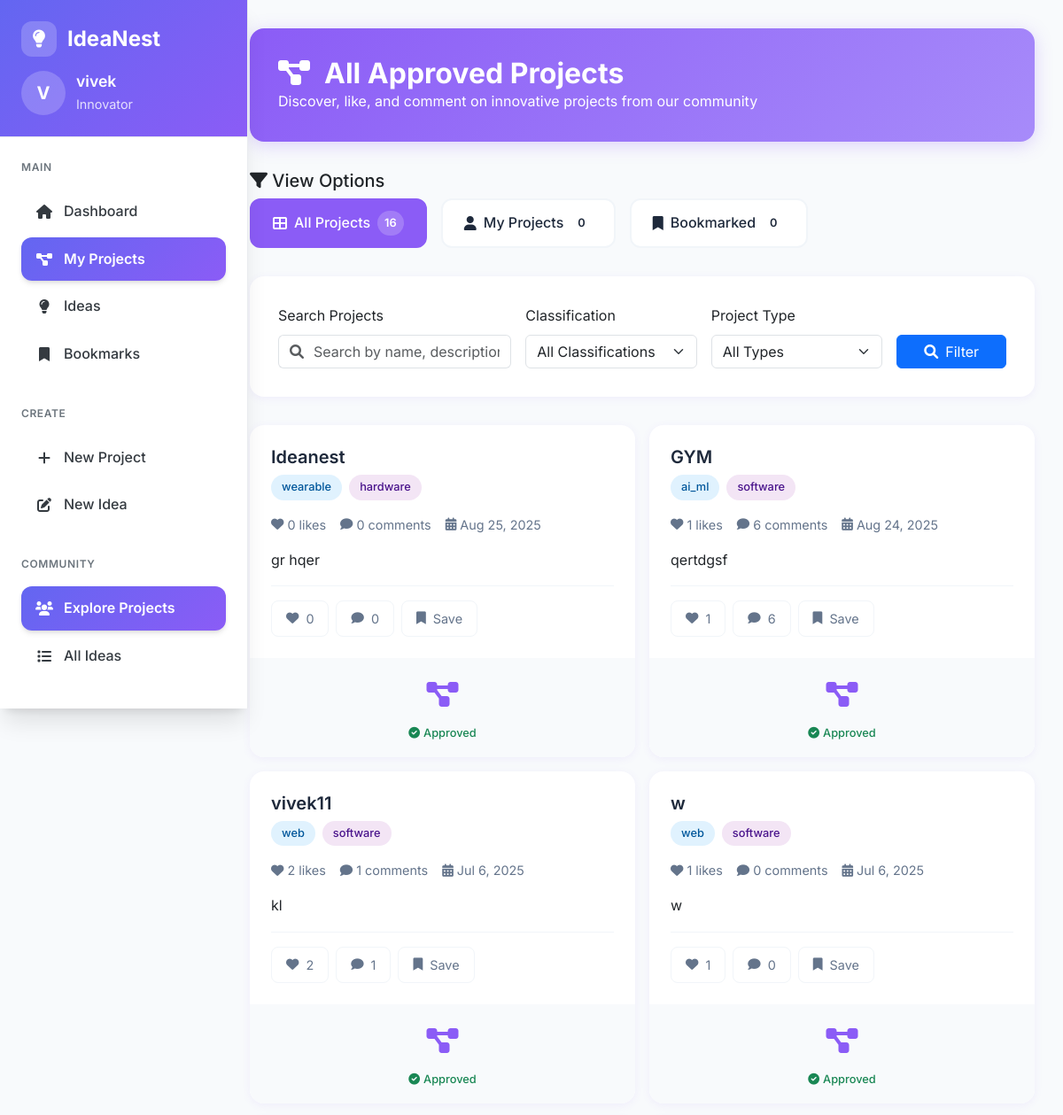
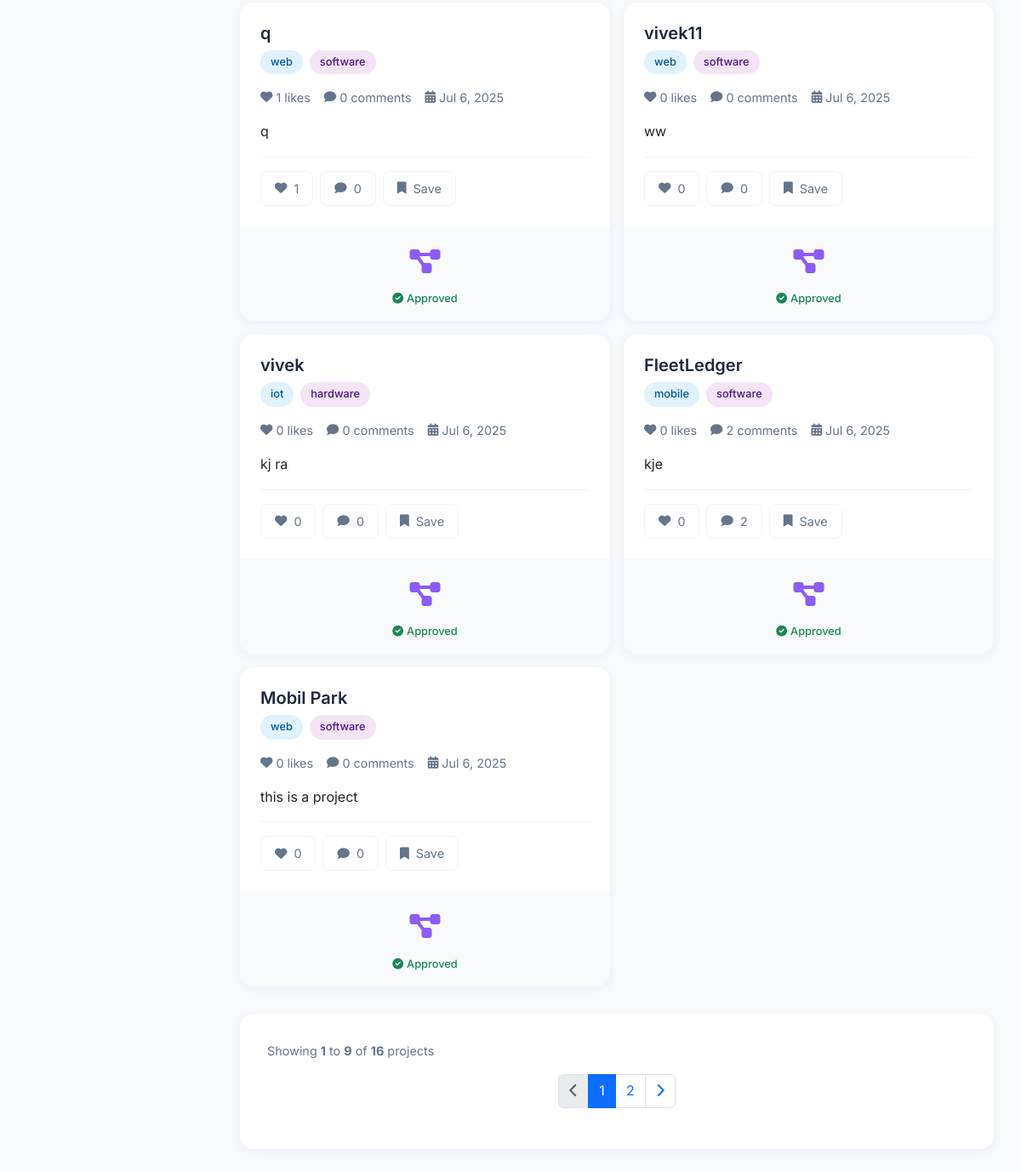
/user/all_projects.php, run on the app's committed database (2 pictures, top to bottom).
### tables this page shows
CREATE TABLE `admin_approved_projects` (
  `id` int(5) NOT NULL,
  `user_id` varchar(255) DEFAULT NULL,
  `project_name` varchar(255) NOT NULL,
  `project_type` varchar(50) NOT NULL,
  `classification` varchar(100) DEFAULT NULL,
  `project_category` varchar(100) DEFAULT NULL,
  `difficulty_level` enum('beginner','intermediate','advanced','expert') DEFAULT NULL,
  `development_time` varchar(50) DEFAULT NULL,
  `team_size` varchar(50) DEFAULT NULL,
  `target_audience` text DEFAULT NULL,
  `project_goals` text DEFAULT NULL,
  `challenges_faced` text DEFAULT NULL,
  `future_enhancements` text DEFAULT NULL,
  `github_repo` varchar(255) DEFAULT NULL,
  `live_demo_url` varchar(255) DEFAULT NULL,
  `project_license` varchar(100) DEFAULT NULL,
  `keywords` varchar(500) DEFAULT NULL,
  `contact_email` varchar(255) DEFAULT NULL,
  `social_links` text DEFAULT NULL,
  `description` text NOT NULL,
  `language` varchar(100) NOT NULL,
  `image_path` varchar(255) DEFAULT NULL,
  `video_path` varchar(255) DEFAULT NULL,
  `code_file_path` varchar(255) DEFAULT NULL,
  `instruction_file_path` varchar(255) DEFAULT NULL,
  `presentation_file_path` varchar(255) DEFAULT NULL,
  `additional_files_path` varchar(255) DEFAULT NULL,
  `submission_date` timestamp NULL DEFAULT current_timestamp(),
  `status` enum('pending','approved','rejected') NOT NULL DEFAULT 'pending'
);

### user/all_projects.php (the view, shortened to what this page needs)
<?php
include '../Login/Login/db.php';
$session_id = session_id();
$create_temp_ownership = "CREATE TABLE IF NOT EXISTS temp_project_ownership (
    project_id INT NOT NULL,
    user_session VARCHAR(255) NOT NULL,
    created_at TIMESTAMP DEFAULT CURRENT_TIMESTAMP,
    PRIMARY KEY (project_id, user_session),
    INDEX idx_session (user_session)
)";
$conn->query($create_temp_ownership);
$search = isset($_GET['search']) ? trim($_GET['search']) : '';
$view_filter = isset($_GET['view']) ? trim($_GET['view']) : 'all';
$projects_per_page = 9;
$current_page_num = isset($_GET['page']) ? max(1, intval($_GET['page'])) : 1;
$offset = ($current_page_num - 1) * $projects_per_page;
$count_sql = "SELECT COUNT(*) as total FROM admin_approved_projects ap";
$count_joins = "";
$count_conditions = " WHERE 1=1";
$count_sql .= $count_joins . $count_conditions;
$count_stmt = $conn->prepare($count_sql);
$count_stmt->execute();
$total_projects = $count_stmt->get_result()->fetch_assoc()['total'];
$total_pages = ceil($total_projects / $projects_per_page);
$sql = "SELECT ap.*,
               CASE WHEN b.project_id IS NOT NULL THEN 1 ELSE 0 END AS is_bookmarked,
               CASE WHEN tpo.project_id IS NOT NULL THEN 1 ELSE 0 END AS is_owner,
               CASE WHEN pl.project_id IS NOT NULL THEN 1 ELSE 0 END AS is_liked,
               COALESCE(like_counts.total_likes, 0) AS total_likes,
               COALESCE(comment_counts.total_comments, 0) AS total_comments
        FROM admin_approved_projects ap
        LEFT JOIN bookmark b ON ap.id = b.project_id AND b.user_id = ?
        LEFT JOIN temp_project_ownership tpo ON ap.id = tpo.project_id AND tpo.user_session = ?
        LEFT JOIN project_likes pl ON ap.id = pl.project_id AND pl.user_id = ?
        LEFT JOIN (
            SELECT project_id, COUNT(*) as total_likes
            FROM project_likes
            GROUP BY project_id
        ) like_counts ON ap.id = like_counts.project_id
        LEFT JOIN (
            SELECT project_id, COUNT(*) as total_comments
            FROM project_comments
            WHERE is_deleted = 0
            GROUP BY project_id
        ) comment_counts ON ap.id = comment_counts.project_id";
$main_conditions = " WHERE 1=1";
$params = [$session_id, $session_id, $session_id];
$types = "sss";
$sql .= $main_conditions;
$sql .= " ORDER BY ap.submission_date DESC LIMIT ? OFFSET ?";
$params[] = $projects_per_page;
$params[] = $offset;
$types .= "ii";
$stmt = $conn->prepare($sql);
$stmt->bind_param($types, ...$params);
$stmt->execute();
$result = $stmt->get_result();
$projects = [];
if ($result && $result->num_rows > 0) {
    while ($row = $result->fetch_assoc()) {
        $projects[] = $row;
    }
}
if (!empty($projects)) {
    $demo_values = [];
    foreach ($projects as $index => $project) {
        if (($index + 1) % 3 == 0) {
            $demo_values[] = "(?, ?)";
        }
    }
    if (!empty($demo_values)) {
        $stmt = $conn->prepare($sql);
        $stmt->bind_param($types, ...$params);
        $stmt->execute();
        $result = $stmt->get_result();
        $projects = [];
        if ($result && $result->num_rows > 0) {
            while ($row = $result->fetch_assoc()) {
                $projects[] = $row;
            }
        }
    }
}
$owned_count_sql = "SELECT COUNT(*) as total FROM admin_approved_projects ap
                    INNER JOIN temp_project_ownership tpo ON ap.id = tpo.project_id AND tpo.user_session = ?";
$owned_count_stmt = $conn->prepare($owned_count_sql);
$owned_count_stmt->bind_param("s", $session_id);
$owned_count_stmt->execute();
$owned_count = $owned_count_stmt->get_result()->fetch_assoc()['total'];
$bookmarked_count_sql = "SELECT COUNT(*) as total FROM admin_approved_projects ap
                         INNER JOIN bookmark b ON ap.id = b.project_id AND b.user_id = ?";
$bookmarked_count_stmt = $conn->prepare($bookmarked_count_sql);
$bookmarked_count_stmt->bind_param("s", $session_id);
$bookmarked_count_stmt->execute();
$bookmarked_count = $bookmarked_count_stmt->get_result()->fetch_assoc()['total'];
$all_count_sql = "SELECT COUNT(*) as total FROM admin_approved_projects";
$all_count_stmt = $conn->prepare($all_count_sql);
$all_count_stmt->execute();
$all_count = $all_count_stmt->get_result()->fetch_assoc()['total'];
?>
<!DOCTYPE html>
<html lang="en">
<head>
    <link href="https://cdn.jsdelivr.net/npm/bootstrap@5.3.0/dist/css/bootstrap.min.css" rel="stylesheet">
    <link rel="stylesheet" href="https://cdnjs.cloudflare.com/ajax/libs/font-awesome/6.0.0/css/all.min.css">
</head>
<body>
<?php include "layout.php"; ?>
<main class="main-content">
    <div class="projects-header fade-in-up">
        <h2><i class="fas fa-project-diagram me-3"></i>All Approved Projects</h2>
        <p class="mb-0">Discover, like, and comment on innovative projects from our community</p>
    </div>
    <div class="view-filter-buttons fade-in-up">
        <h5><i class="fas fa-filter"></i> View Options</h5>
        <div class="filter-btn-group">
            <a href="?<?php echo http_build_query(array_merge($_GET, ['view' => 'all', 'page' => 1])); ?>"
               class="filter-btn <?php echo $view_filter === 'all' ? 'active' : ''; ?>">
                <i class="fas fa-th-large"></i>
                <span>All Projects</span>
                <span class="filter-btn-count"><?php echo $all_count; ?></span>
            </a>
            <a href="?<?php echo http_build_query(array_merge($_GET, ['view' => 'owned', 'page' => 1])); ?>"
               class="filter-btn <?php echo $view_filter === 'owned' ? 'active' : ''; ?>">
                <i class="fas fa-user"></i>
                <span>My Projects</span>
                <span class="filter-btn-count"><?php echo $owned_count; ?></span>
            </a>
            <a href="?<?php echo http_build_query(array_merge($_GET, ['view' => 'bookmarked', 'page' => 1])); ?>"
               class="filter-btn <?php echo $view_filter === 'bookmarked' ? 'active' : ''; ?>">
                <i class="fas fa-bookmark"></i>
                <span>Bookmarked</span>
                <span class="filter-btn-count"><?php echo $bookmarked_count; ?></span>
            </a>
        </div>
    </div>
    <div class="filter-form fade-in-up">
        <form method="get" class="row g-3 align-items-end">
            <div class="col-12 col-md-4">
                <label for="search" class="form-label">Search Projects</label>
                <div class="input-group">
                    <span class="input-group-text bg-white border-end-0">
                        <i class="fas fa-search text-muted"></i>
                    </span>
                    <input type="text" class="form-control border-start-0 ps-0" id="search" name="search"
                           placeholder="Search by name, description, type..."
                           value="<?php echo htmlspecialchars($search); ?>">
                </div>
            </div>
            <div class="col-6 col-md-3">
                <label for="classification" class="form-label">Classification</label>
                <select class="form-select" id="classification" name="classification">
                    <option value="">All Classifications</option>
                </select>
            </div>
            <div class="col-6 col-md-3">
                <label for="type" class="form-label">Project Type</label>
                <select class="form-select" id="type" name="type">
                    <option value="">All Types</option>
                </select>
            </div>
            <div class="col-12 col-md-2 d-grid">
                <button type="submit" class="btn btn-primary">
                    <i class="fas fa-search me-2"></i>Filter
                </button>
            </div>
        </form>
    </div>
    <div class="projects-list">
        <?php if (count($projects) > 0): ?>
            <?php foreach ($projects as $index => $project): ?>
                <div class="project-card fade-in-up" style="animation-delay: <?php echo $index * 0.1; ?>s;">
                    <div class="project-card-content">
                        <div class="project-card-header">
                            <h5 class="card-title">
                                <span><?php echo htmlspecialchars($project['project_name']); ?></span>
                            </h5>
                            <div class="project-badges">
                                <?php if (!empty($project['classification'])): ?>
                                    <span class="project-badge badge-classification">
                                        <?php echo htmlspecialchars($project['classification']); ?>
                                    </span>
                                <?php endif; ?>
                                <?php if (!empty($project['project_type'])): ?>
                                    <span class="project-badge badge-type">
                                        <?php echo htmlspecialchars($project['project_type']); ?>
                                    </span>
                                <?php endif; ?>
                            </div>
                            <div class="social-stats">
                                <div class="stat-item-social stat-likes">
                                    <i class="fas fa-heart"></i>
                                    <span><?php echo $project['total_likes']; ?> likes</span>
                                </div>
                                <div class="stat-item-social stat-comments">
                                    <i class="fas fa-comment"></i>
                                    <span><?php echo $project['total_comments']; ?> comments</span>
                                </div>
                                <div class="stat-item-social">
                                    <i class="fas fa-calendar-alt"></i>
                                    <span><?php echo date('M j, Y', strtotime($project['submission_date'])); ?></span>
                                </div>
                            </div>
                        </div>
                        <p class="card-text">
                            <?php echo htmlspecialchars(mb_strimwidth($project['description'], 0, 200, '...')); ?>
                        </p>
                        <div class="project-actions">
                            <div class="action-buttons">
                                <form method="post" style="display:inline;">
                                    <button type="submit" name="toggle_like"
                                            class="action-btn like-btn<?php echo $project['is_liked'] ? ' liked' : ''; ?>">
                                        <i class="fas fa-heart"></i>
                                        <span><?php echo $project['total_likes']; ?></span>
                                    </button>
                                </form>
                                <button type="button" class="action-btn comment-btn"
                                        onclick="openCommentsModal(<?php echo $project['id']; ?>)">
                                    <i class="fas fa-comment"></i>
                                    <span><?php echo $project['total_comments']; ?></span>
                                </button>
                                <form method="post" style="display:inline;">
                                    <button type="submit" name="toggle_bookmark"
                                            class="action-btn bookmark-btn<?php echo $project['is_bookmarked'] ? ' bookmarked' : ''; ?>">
                                        <i class="fas fa-bookmark"></i>
                                        <span><?php echo $project['is_bookmarked'] ? 'Saved' : 'Save'; ?></span>
                                    </button>
                                </form>
                            </div>
                        </div>
                    </div>
                    <div class="project-side-panel">
                        <div class="project-icon">
                            <i class="fas fa-project-diagram"></i>
                        </div>
                        <div class="project-status">
                            <i class="fas fa-check-circle me-1"></i>Approved
                        </div>
                    </div>
                </div>
            <?php endforeach; ?>
        <?php endif; ?>
    </div>
    <?php if ($total_pages > 1): ?>
        <div class="pagination-container fade-in-up">
            <div class="d-flex justify-content-between align-items-center mb-3">
                <div class="pagination-stats">
                    Showing <strong><?php echo (($current_page_num - 1) * $projects_per_page) + 1; ?></strong> to
                    <strong><?php echo min($current_page_num * $projects_per_page, $total_projects); ?></strong> of
                    <strong><?php echo $total_projects; ?></strong> projects
                </div>
            </div>
            <nav aria-label="Project pagination">
                <ul class="pagination justify-content-center">
                    <li class="page-item <?php echo ($current_page_num <= 1) ? 'disabled' : ''; ?>">
                        <a class="page-link"
                           href="<?php echo ($current_page_num <= 1) ? '#' : '?' . http_build_query(array_merge($_GET, ['page' => $current_page_num - 1])); ?>">
                            <i class="fas fa-chevron-left"></i>
                        </a>
                    </li>
                    <?php
                    $start_page = max(1, $current_page_num - 2);
                    $end_page = min($total_pages, $current_page_num + 2);
                    for ($i = $start_page; $i <= $end_page; $i++): ?>
                        <li class="page-item <?php echo ($i == $current_page_num) ? 'active' : ''; ?>">
                            <a class="page-link" href="?<?php echo http_build_query(array_merge($_GET, ['page' => $i])); ?>">
                                <?php echo $i; ?>
                            </a>
                        </li>
                    <?php endfor; ?>
                    <li class="page-item <?php echo ($current_page_num >= $total_pages) ? 'disabled' : ''; ?>">
                        <a class="page-link"
                           href="<?php echo ($current_page_num >= $total_pages) ? '#' : '?' . http_build_query(array_merge($_GET, ['page' => $current_page_num + 1])); ?>">
                            <i class="fas fa-chevron-right"></i>
                        </a>
                    </li>
                </ul>
            </nav>
        </div>
    <?php endif; ?>
</main>
</body>
</html>

### data on the page
admin_approved_projects: project_name "Ideanest", classification "wearable", project_type "hardware", total_likes "0", total_comments "0", submission_date "Aug 25, 2025", description "gr hqer"
admin_approved_projects: project_name "GYM", classification "ai_ml", project_type "software", total_likes "1", total_comments "6", submission_date "Aug 24, 2025", description "qertdgsf"
admin_approved_projects: project_name "vivek11", classification "web", project_type "software", total_likes "2", total_comments "1", submission_date "Jul 6, 2025", description "kl"
admin_approved_projects: project_name "w", classification "web", project_type "software", total_likes "1", total_comments "0", submission_date "Jul 6, 2025", description "w"
admin_approved_projects: project_name "q", classification "web", project_type "software", total_likes "1", total_comments "0", submission_date "Jul 6, 2025", description "q"
admin_approved_projects: project_name "vivek11", classification "web", project_type "software", total_likes "0", total_comments "0", submission_date "Jul 6, 2025", description "ww"
admin_approved_projects: project_name "vivek", classification "iot", project_type "hardware", total_likes "0", total_comments "0", submission_date "Jul 6, 2025", description "kj ra"
admin_approved_projects: project_name "FleetLedger", classification "mobile", project_type "software", total_likes "0", total_comments "2", submission_date "Jul 6, 2025", description "kje"
admin_approved_projects: project_name "Mobil Park", classification "web", project_type "software", total_likes "0", total_comments "0", submission_date "Jul 6, 2025", description "this is a project"

### other printed values
$user_initial "V"
$user_name "vivek"
$all_count "16"
$owned_count "0"
$bookmarked_count "0"
min($current_page_num * $projects_per_page, $total_projects) "9"
$total_projects "16"
